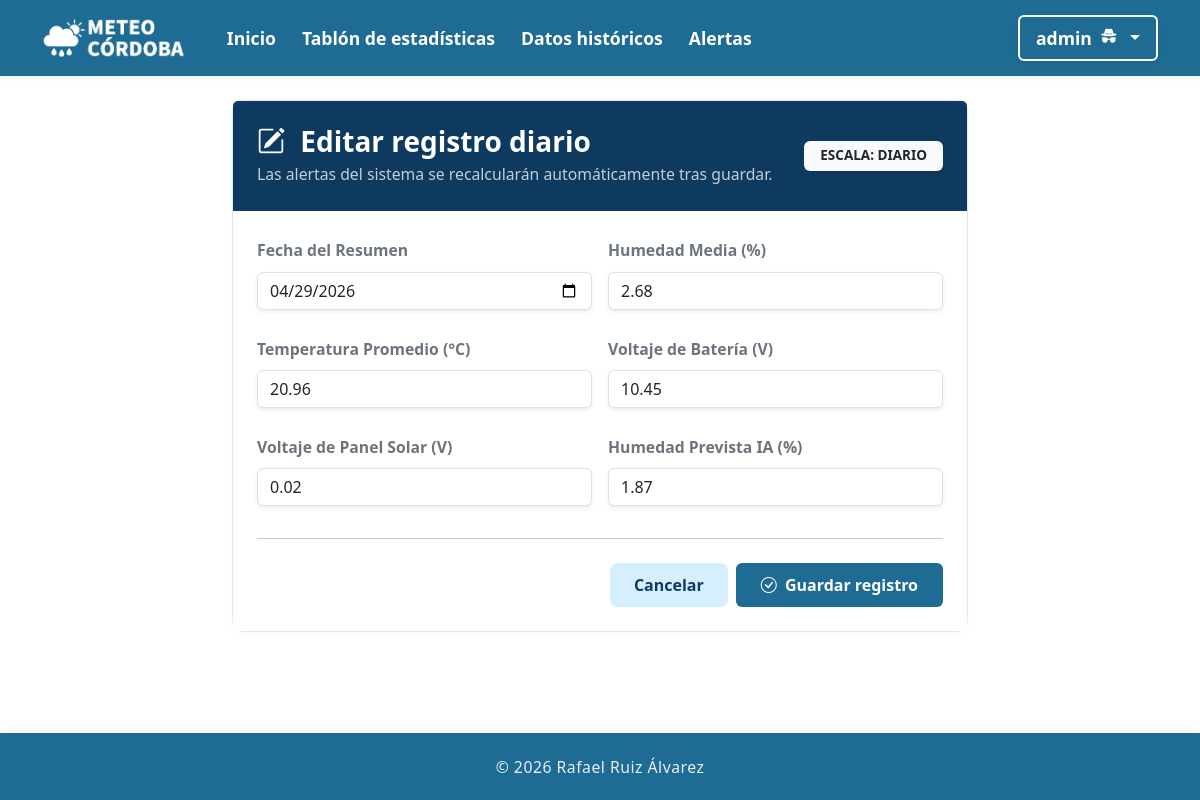
Page /datos/editar/diario/850/ (signed in) on the committed database.
### clima_app/models.py (models this page shows, shortened)
class RegistroDiario(models.Model):
    fecha = models.DateField(unique=True, verbose_name="Fecha")
    humedad_media_global = models.FloatField(verbose_name="Humedad Media Diaria (%)")
    temperatura_promedio_global = models.FloatField(verbose_name="Temperatura Media Diaria (°C)")
    bateria_v = models.FloatField(verbose_name="Voltaje Medio Batería (V)")
    panel_solar_v = models.FloatField(verbose_name="Voltaje Medio Panel (V)")
    alerta_sequedad_relativa = models.IntegerField(default=0)
    alerta_subida_brusca = models.IntegerField(default=0)
    alerta_caida_brusca = models.IntegerField(default=0)
    alerta_bateria_baja = models.IntegerField(default=0)
    alerta_panel_bajo = models.IntegerField(default=0)
    alerta_hueco_temporal = models.IntegerField(default=0)
    predic_humedad_futura = models.FloatField(verbose_name="Predicción Humedad Mañana (%)")
    predic_sequedad_relativa = models.IntegerField(default=0)
    predic_bateria_baja = models.IntegerField(default=0)
    predic_panel_bajo = models.IntegerField(default=0)
    predic_hueco_temporal = models.IntegerField(default=0)
    class Meta:
        ordering = ['-fecha']
        verbose_name = "Registro diario"
        verbose_name = "Registros diarios"

### clima_app/views.py (the view)
# urls.py: path('datos/editar/<str:escala>/<int:pk>/', views.editar_registro, name='editar_registro'),
@login_required
@user_passes_test(es_administrador)
def editar_registro(request, escala, pk):
    Modelo, Formulario = _obtener_entorno_crud(escala)
    registro = get_object_or_404(Modelo, pk=pk)
    if request.method == 'POST':
        form = Formulario(request.POST, instance=registro)
        if form.is_valid():
            registro = form.save(commit=False)
            valores_historicos = Modelo.objects.exclude(pk=pk)
            total_registros = valores_historicos.count()
            p20_humedad = 20.0
            p80_temp = 30.0
            p10_bateria = 3.4
            if total_registros > 0:
                humedades = valores_historicos.order_by('humedad_media_global').values_list('humedad_media_global', flat=True)
                temps = valores_historicos.order_by('temperatura_promedio_global').values_list('temperatura_promedio_global', flat=True)
                baterias = valores_historicos.order_by('bateria_v').values_list('bateria_v', flat=True)
                p20_humedad = humedades[max(0, int(total_registros * 0.20) - 1)]
                p80_temp = temps[max(0, int(total_registros * 0.80) - 1)]
                p10_bateria = baterias[max(0, int(total_registros * 0.10) - 1)]
            registro.alerta_sequedad_relativa = (
                registro.humedad_media_global < p20_humedad and
                registro.temperatura_promedio_global > p80_temp
            )
            registro.alerta_bateria_baja = registro.bateria_v < p10_bateria
            hora_registro = registro.fecha.hour if hasattr(registro.fecha, 'hour') else 12
            if 10 <= hora_registro <= 17:
                registro.alerta_panel_bajo = registro.panel_solar_v < 1.5
            else:
                registro.alerta_panel_bajo = False
            registro_previo = Modelo.objects.filter(fecha__lt=registro.fecha).order_by('-fecha').first()
            if registro_previo:
                dif_humedad = registro.humedad_media_global - registro_previo.humedad_media_global
                horas_desfase = (registro.fecha - registro_previo.fecha).total_seconds() / 3600.0
                if escala == 'horario':
                    registro.alerta_subida_brusca = dif_humedad > 5.0
                    registro.alerta_caida_brusca = dif_humedad < -5.0
                    registro.alerta_hueco_temporal = horas_desfase > 1.05
                else:
                    registro.alerta_subida_brusca = dif_humedad > 10.0
                    registro.alerta_caida_brusca = dif_humedad < -10.0
                    registro.alerta_hueco_temporal = horas_desfase > 26.0
            registro.save()
            messages.success(request, f"Registro {escala} actualizado y alertas recalculadas según normativa.")
            return redirect(f"/datos/?tipo={escala}")
        else:
            messages.error(request, "Error al actualizar el registro.")
    else:
        form = Formulario(instance=registro)
    return render(request, 'crud/form_registro.html', {'form': form, 'escala': escala, 'accion': 'Editar', 'registro': registro})

### clima_app/views.py (called while the page is built)
def _obtener_entorno_crud(escala):
    if escala == 'diario':
        return RegistroDiario, RegistroDiarioForm
    return RegistroHorario, RegistroHorarioForm

def es_administrador(user):
    return user.is_authenticated and user.is_staff

### templates/crud/form_registro.html (shortened to what this page needs)
{% extends 'base.html' %}
{% load static %}
{% block content %}
<div class="row justify-content-center">
    <div class="col-md-8">
        <div class="card card-agro">
            <div class="card-header p-4 border-0 text-white" style="background-color: var(--azul-oscuro);">
                <div class="d-flex align-items-center justify-content-between">
                    <div>
                        <h3 class="mb-1 fw-bold">
                            {% if accion == 'Crear' %}
                                <i class="bi bi-plus-circle-fill me-2"></i>
                            {% else %}
                                <i class="bi bi-pencil-square me-2"></i>
                            {% endif %}
                            {{ accion }} registro {{ escala }}
                        </h3>
                        <p class="mb-0 opacity-75 small">Las alertas del sistema se recalcularán automáticamente tras guardar.</p>
                    </div>
                    <span class="badge bg-light text-dark text-uppercase px-3 py-2 fw-bold shadow-sm">
                        Escala: {{ escala }}
                    </span>
                </div>
            </div>
            <div class="card-body p-4 bg-white">
                <form method="POST" class="needs-validation" novalidate>
                    <div class="row g-3">
                        {% for field in form %}
                            <div class="col-md-6 mb-2">
                                <label for="{{ field.id_for_label }}" class="form-label fw-bold text-secondary small">
                                    {{ field.label }}
                                </label>
                                {{ field }}
                            </div>
                        {% endfor %}
                    </div>
                    <hr class="my-4 opacity-25">
                    <div class="d-flex justify-content-end gap-2">
                        <a href="{% url 'vista_datos' %}?tipo={{ escala }}" class="btn btn-agro-secundario px-4">
                            Cancelar
                        </a>
                        <button type="submit" class="btn text-white px-4 fw-bold" style="background-color: var(--azul-central);">
                            <i class="bi bi-check-circle me-1"></i> Guardar registro
                        </button>
                    </div>
                </form>
            </div>
        </div>
    </div>
</div>
{% endblock %}

### templates/base.html (shortened to what this page needs)
<!DOCTYPE html>
<html lang="es">
<head>
    <link href="https://cdn.jsdelivr.net/npm/bootstrap@5.3.0/dist/css/bootstrap.min.css" rel="stylesheet">
    <link rel="stylesheet" href="https://cdn.jsdelivr.net/npm/bootstrap-icons@1.11.0/font/bootstrap-icons.css">
    {% load static %}
    <link rel="stylesheet" href="{% static 'css/estilos.css' %}">
</head>
<body>
    <nav class="navbar navbar-expand-lg navbar-agro shadow-sm mb-4">
        <div class="container">
            <a class="navbar-brand d-flex align-items-center" href="{% url 'index' %}">
                <img src="{% static 'img/logo.png' %}" alt="Logo MeteoCordoba" height="40" class="me-2">
            </a>
            <div class="collapse navbar-collapse" id="navMain">
                <ul class="navbar-nav me-auto">
                    <li class="nav-item">
                        <a class="nav-link {% if request.resolver_match.url_name == 'index' %}active{% endif %}" href="{% url 'index' %}">Inicio</a>
                    </li>
                    {% if request.user.is_authenticated %}
                        <li class="nav-item">
                            <a class="nav-link {% if request.resolver_match.url_name == 'dashboard' %}active{% endif %}" href="{% url 'dashboard' %}">Tablón de estadísticas</a>
                        </li>
                        <li class="nav-item">
                            <a class="nav-link {% if request.resolver_match.url_name == 'vista_datos' %}active{% endif %}" href="{% url 'vista_datos' %}">Datos históricos</a>
                        </li>
                        <li class="nav-item">
                            <a class="nav-link {% if request.resolver_match.url_name == 'panel_alertas' %}active{% endif %}" href="{% url 'panel_alertas' %}">Alertas</a>
                        </li>
                    {% endif %}
                </ul>
                <ul class="navbar-nav ms-auto align-items-center gap-2">
                    {% if request.user.is_authenticated %}
                        <li class="nav-item dropdown position-relative">
                            <a class="nav-link dropdown-toggle btn btn-light border border-white border-2 px-3 shadow-sm text-dark d-flex align-items-center justify-content-center gap-2" href="#" id="userDropdown" role="button" data-bs-toggle="dropdown" aria-expanded="false" data-bs-display="static">
                                <span>{{ request.user.username }}</span>
                                {% if request.user.is_staff %}
                                    <i class="bi bi-incognito lh-1" title="Administrador" style="font-size: 1.1rem; margin-top: -2px;"></i>
                                {% endif %}
                            </a>
                        </li>
                    {% else %}
                        <li class="nav-item">
                            <a class="btn btn-agro-principal px-3 shadow-sm" href="{% url 'login' %}">
                                <i class="bi bi-box-arrow-in-right me-1"></i> Iniciar sesión
                            </a>
                        </li>
                    {% endif %}
                </ul>
            </div>
        </div>
    </nav>
    <main class="container">
        {% block content %}
        {% endblock %}
    </main>
    <footer class="footer-agro mt-5">
        <div class="container text-center">
            <span class="small">&copy; 2026 Rafael Ruiz Álvarez</span>
        </div>
    </footer >
</body>
</html>

### static/css/estilos.css (style rules this page uses)
:root { --azul-central: #1E6B93; --azul-oscuro: #0F3A5F; --azul-claro: #D6EFFF; --gris-card: #F8F9FA; --gris-borde: #E2E8F0; --danger-soft: #fee2e2; --warning-soft: #fef3c7; --info-soft: #e0f2fe; --primary-soft: #dbeafe; }
html, body { height: 100%; }
main { flex: 1 0 auto; }
body { background-color: #FFFFFF; font-family: 'Source Sans 3', 'Segoe UI', Tahoma, Geneva, Verdana, sans-serif; font-size: 1.125rem; line-height: 1.6; color: #333; display: flex; flex-direction: column; }
.navbar-agro { background-color: var(--azul-central) !important; padding-top: 0.8rem; padding-bottom: 0.8rem; }
.navbar-agro .navbar-brand { color: #FFFFFF !important; font-weight: 700; font-size: 1.4rem; }
.navbar-agro .nav-link { color: #FFFFFF !important; font-weight: 600; font-size: 1.1rem; margin-left: 10px; transition: color 0.2s; }
.card-agro { background-color: var(--gris-card); border: 1px solid var(--gris-borde); border-radius: 12px; box-shadow: 0 4px 6px rgba(0,0,0,0.02); transition: transform 0.2s, box-shadow 0.2s; overflow: visible !important; }
.btn-agro-secundario { background-color: var(--azul-claro); color: var(--azul-oscuro); font-weight: 600; border: none; padding: 10px 25px; border-radius: 8px; }
.footer-agro { background-color: var(--azul-central); color: #FFFFFF; padding: 1.2rem 0; margin-top: 1.5rem; flex-shrink: 0; box-shadow: 0 -2px 10px rgba(0,0,0,0.05); }
.footer-agro span { font-weight: 500; letter-spacing: 0.5px; opacity: 0.9; }

### rows in the picture
RegistroDiario: form "04/29/2026" "2.68" "20.96" "10.45" "0.02" "1.87"

### other values in the picture
{{ request.user.username }} "admin"
{{ accion }} "Editar"
{{ escala }} "diario"
{{ escala }} "DIARIO"
{{ field.label }} "Fecha del Resumen" "Humedad Media (%)" "Temperatura Promedio (°C)" "Voltaje de Batería (V)" "Voltaje de Panel Solar (V)" "Humedad Prevista IA (%)"
